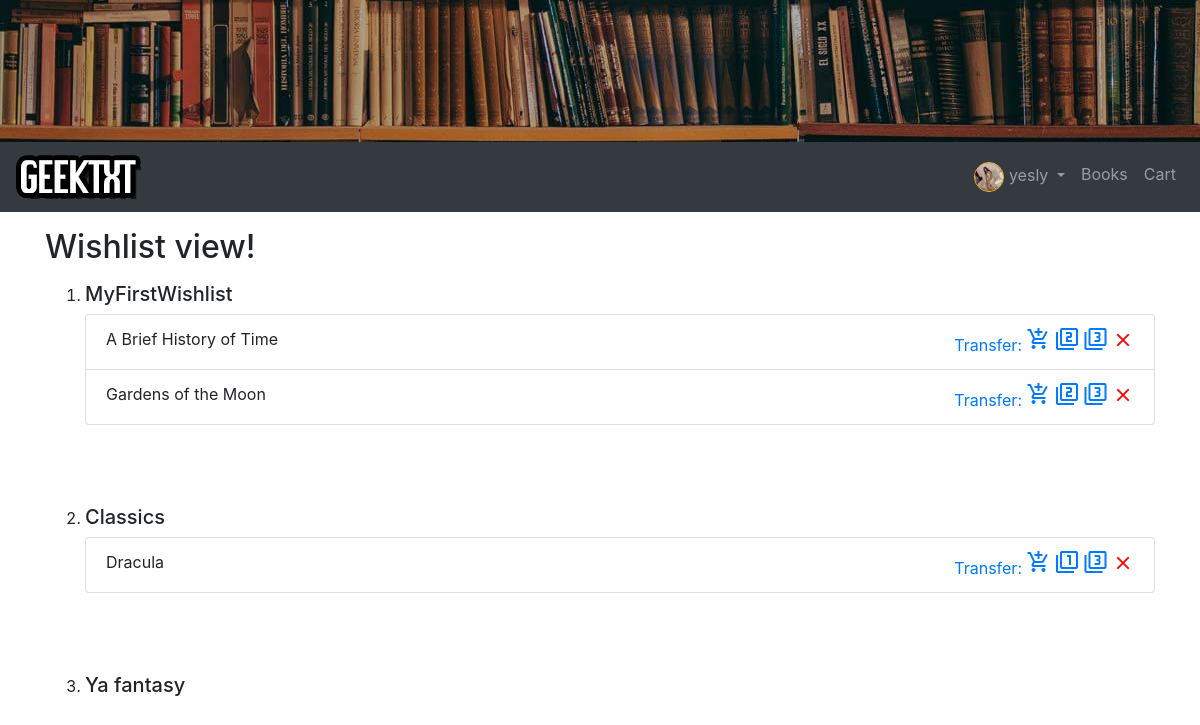
/wishlists/ (signed in), run on the app's committed database.
### account/models.py (models this page shows, shortened)
class Profile(models.Model):
    user = models.OneToOneField(User,on_delete=models.CASCADE)
    profilePic = models.ImageField(default='default.jpg',upload_to='profile_pics')
    address = models.CharField(default='',max_length=100)
    city = models.CharField(default='',max_length=50)
    state = models.CharField(default='',max_length=2)
    zipCode = models.CharField(default='',max_length=5)

### wishlist/models.py (models this page shows, shortened)
class WishlistName(models.Model):
    username = models.CharField(max_length=150, help_text='Username here',  primary_key=True)
    wish_list_name_0 = models.CharField(max_length=20, help_text='Enter name for wishlist', default='Wishlist')
    wish_list_name_1 = models.CharField(max_length=20, help_text='Enter name for wishlist', null=True, blank=True)
    wish_list_name_2 = models.CharField(max_length=20, help_text='Enter name for wishlist', null=True, blank=True)

class WishlistEntrie(models.Model):
    username = models.CharField(max_length=150, help_text='Username here')
    book = models.ForeignKey('bookstore.Book', on_delete=models.SET_NULL, null=True)
    WISHLIST_HOME = (('0', 'Wishlist 0'), ('1', 'Wishlist 1'), ('2', 'Wishlist 2'))
    home = models.CharField(max_length=1, choices=WISHLIST_HOME, help_text='Select a list to move book to new list')

### bookstore/models.py (models this page shows)
class Book(models.Model):
	title = models.CharField(max_length=100)
	author = models.ForeignKey(Author, on_delete=models.CASCADE)
	datePublished = models.DateField()
	bookDescription = models.TextField(null=True)
	genre = models.ForeignKey(Genre, on_delete=models.SET('Default'))
	publisher = models.ForeignKey(Publisher, on_delete=models.SET('Default'))
	price = models.DecimalField(max_digits=5, decimal_places=2)
	photo = models.ImageField(upload_to="gallery")
	aveRating = models.DecimalField(max_digits=3, decimal_places=1, default=0)
	class Meta:
		ordering = ['price']
	def __str__(self):
		return self.title

### wishlist/views.py (the view)
# urls.py: path('wishlists/', WishlistNameList.as_view(), name= 'wishlists'),
class WishlistNameList(ListView):
    model = WishlistName
    def entries(self):
        return WishlistEntrie.objects.all()

### wishlist/templates/wishlist/wishlistname_list.html (shortened to what this page needs)
{% extends 'base.html' %}
{% block content %}
{% if user.is_authenticated %}
  <h2>Wishlist view!</h2>
    <ol>
        {% for wishlistname in object_list %}
	{% if wishlistname.username == user.username %}<p>
            <li><h5>{{ wishlistname.wish_list_name_0 }}</h5><ul class="list-group">
                {% for wishlistentrie in view.entries %}
                    {% if wishlistentrie.home == '0' and user.username == wishlistentrie.username %}
                        <li style="float:left;" class="list-group-item">{{ wishlistentrie.book }} <font style="float:right;" color="#007BFF">Transfer:
			<a href="{% url 'addtocart' wishlistentrie.book.id %}?from={{request.path|urlencode}}"><i class="material-icons">add_shopping_cart</i></a>
			<a href="{% url 'transwish' wishlistentrie.id 1 %}?from={{request.path|urlencode}}"><i class="material-icons">filter_2</i></a>
			<a href="{% url 'transwish' wishlistentrie.id 2 %}?from={{request.path|urlencode}}"><i class="material-icons">filter_3</i></a>
			<a href="{% url 'delwish' wishlistentrie.id %}?from={{request.path|urlencode}}"><i class="material-icons" style="font-size:22px;color:red">clear</i></a>
			</font></li>
                    {% endif %}
                {% endfor %}</ul></li></p><br><br>
            {% if wishlistname.wish_list_name_1 != null %}<p>
                <li><h5>{{ wishlistname.wish_list_name_1 }}</h5><ul class="list-group">
                {% for wishlistentrie in view.entries %}
                    {% if wishlistentrie.home == '1' and user.username == wishlistentrie.username %}
                        <li style="float:left;" class="list-group-item">{{ wishlistentrie.book }} <font style="float:right;" color="#007BFF">Transfer:
			<a href="{% url 'addtocart' wishlistentrie.book.id %}?from={{request.path|urlencode}}"><i class="material-icons">add_shopping_cart</i></a>
			<a href="{% url 'transwish' wishlistentrie.id 0 %}?from={{request.path|urlencode}}"><i class="material-icons">filter_1</i></a>
			<a href="{% url 'transwish' wishlistentrie.id 2 %}?from={{request.path|urlencode}}"><i class="material-icons">filter_3</i></a>
			<a href="{% url 'delwish' wishlistentrie.id %}?from={{request.path|urlencode}}"><i class="material-icons" style="font-size:22px;color:red">clear</i></a>
			</font></li>
                    {% endif %}
                {% endfor %}</ul></li></p><br><br>
            {% endif %}
            {% if wishlistname.wish_list_name_2 != null %}<p>
                <li><h5>{{ wishlistname.wish_list_name_2 }}</h5></li></p>
            {% endif %}
	{% endif %}
        {% endfor %}
    </ol>
{% else %}
	<h2>Sign in to make Wishlists!</h2>
{% endif %}
{% endblock content %}

### bookstore/templates/base.html (shortened to what this page needs)
{% load static %}
<!doctype html>
<html lang="en">
    <head>
        <link rel="stylesheet" href="https://stackpath.bootstrapcdn.com/bootstrap/4.3.1/css/bootstrap.min.css">
        <link rel="stylesheet" href="{% static 'css/review-style.css' %}">
    </head>
    <body>
        <img class="img-fluid" style="width: 100%;height: auto;" src="{% static 'images/books.jpg' %}" alt="Card image">
        <nav class="navbar navbar-expand-lg navbar-dark bg-dark mb-3">
            <a class="navbar-brand" href="{% url 'bookstore-home' %}"><img src="{% static 'images/logoSmall.png' %}"></a>
            <div class="collapse navbar-collapse" id="navbarSupportedContent">
                <ul class="navbar-nav ml-auto">
                    {% if user.is_authenticated %}
                    <li class="nav-item dropdown">
                        <a class="nav-link dropdown-toggle" data-toggle="dropdown" href="#" role="button" aria-haspopup="true" aria-expanded="false">
                            <img class="rounded-circle border border-warning" src="{{ user.profile.profilePic.url }}" width="30" height="30" alt="">
                             {{ user.username }}
                        </a>
                    </li>
                    {% endif  %}
                    <li class="nav-item">
                        <a class="nav-link" href="{% url 'bookstore-books' %}">Books</a>
                    </li>
                    {% if user.is_authenticated %}
                    <li class="nav-item">
                        <a class="nav-link" href="{% url 'cart' %}">Cart</a>
                    </li>
                    {% endif %}
                </ul>
            </div>
        </nav>
        <div class="container">
            {% block content %}
            {% endblock content %}
        </div>
    </body>
</html>

### data on the page
WishlistName: wish_list_name_0 "MyFirstWishlist", wish_list_name_1 "Classics", wish_list_name_2 "Ya fantasy"
WishlistEntrie: book "A Brief History of Time"
WishlistEntrie: book "Gardens of the Moon"
WishlistEntrie: book "Dracula"

### other printed values
{{ user.username }} "yesly"
